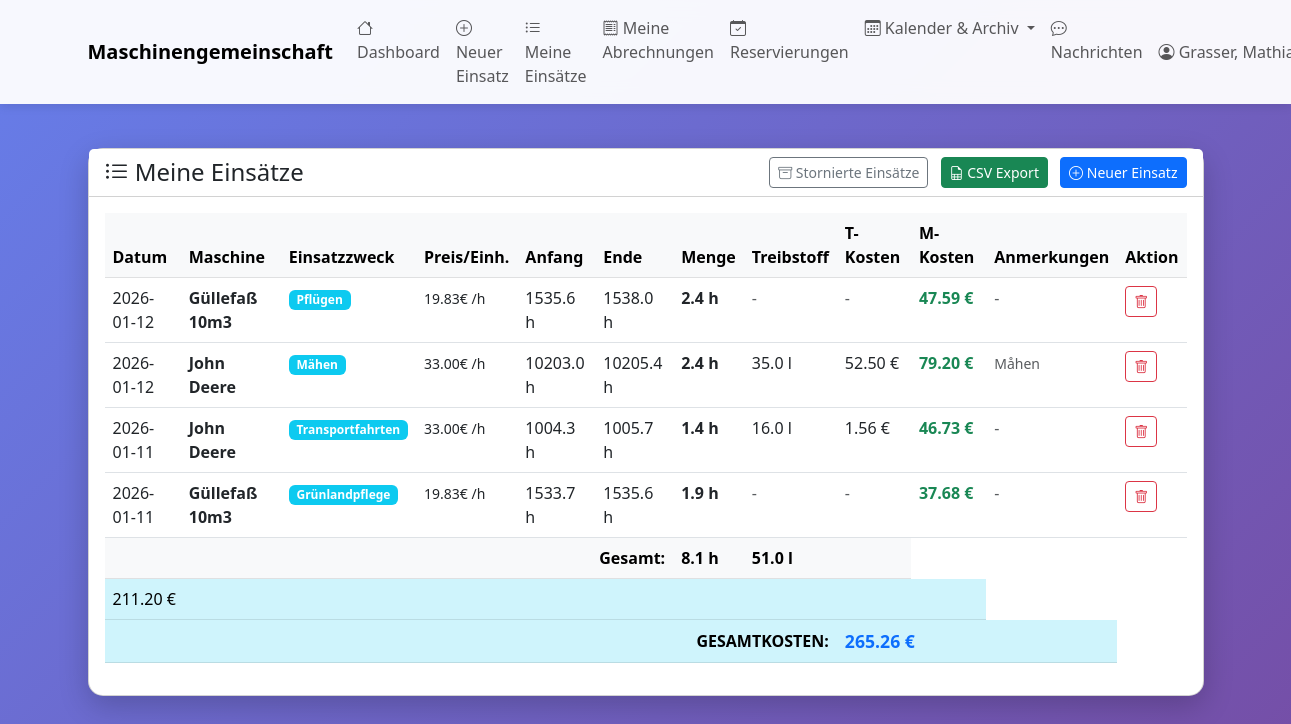
Page /meine-einsaetze (signed in) on the committed database.
### tables this page shows
CREATE TABLE maschinen (
    id INTEGER PRIMARY KEY AUTOINCREMENT,
    bezeichnung TEXT NOT NULL,
    hersteller TEXT,
    modell TEXT,
    baujahr INTEGER,
    kennzeichen TEXT,
    anschaffungsdatum DATE,
    stundenzaehler_aktuell REAL,
    naechste_wartung_bei REAL,
    aktiv BOOLEAN DEFAULT 1,
    bemerkungen TEXT
, abrechnungsart TEXT DEFAULT 'stunden', preis_pro_einheit REAL DEFAULT 0.0, wartungsintervall INTEGER DEFAULT 50, naechste_wartung REAL, anmerkungen TEXT, erfassungsmodus TEXT DEFAULT 'fortlaufend', gemeinschaft_id INTEGER DEFAULT 1 REFERENCES gemeinschaften(id), anschaffungspreis REAL DEFAULT 0.0, abschreibungsdauer_jahre INTEGER DEFAULT 10, treibstoff_berechnen BOOLEAN DEFAULT 0);

CREATE TABLE einsatzzwecke (
    id INTEGER PRIMARY KEY AUTOINCREMENT,
    bezeichnung TEXT NOT NULL UNIQUE,
    beschreibung TEXT,
    aktiv BOOLEAN DEFAULT 1
);

### web_app.py (the view)
@app.route('/meine-einsaetze')
@login_required
def meine_einsaetze():
    with MaschinenDBContext(DB_PATH) as db:
        einsaetze = db.get_einsaetze_by_benutzer(session['benutzer_id'])
        summe_treibstoff = sum(e.get('treibstoffkosten', 0) or 0 for e in einsaetze)
        summe_maschine = sum(e.get('kosten_berechnet', 0) or 0 for e in einsaetze)
        summe_gesamt = summe_treibstoff + summe_maschine
    return render_template('meine_einsaetze.html',
                         einsaetze=einsaetze,
                         summe_treibstoff=summe_treibstoff,
                         summe_maschine=summe_maschine,
                         summe_gesamt=summe_gesamt)

### database.py (called while the page is built)
    def connect(self):
        self.connection = sqlite3.connect(self.db_path)
        self.connection.row_factory = sqlite3.Row
        self.cursor = self.connection.cursor()

    def close(self):
        if self.connection:
            self.connection.close()

    def get_benutzer(self, benutzer_id: int) -> Optional[Dict]:
        sql = "SELECT * FROM benutzer WHERE id = ?"
        self.cursor.execute(sql, (benutzer_id,))
        row = self.cursor.fetchone()
        return dict(row) if row else None

    def get_einsaetze_by_benutzer(self, benutzer_id: int) -> List[Dict]:
        sql = "SELECT * FROM einsaetze_uebersicht WHERE benutzer LIKE ?"
        benutzer = self.get_benutzer(benutzer_id)
        if not benutzer:
            return []
        search_pattern = f"%{benutzer['name']}%"
        self.cursor.execute(sql, (search_pattern,))
        return [dict(row) for row in self.cursor.fetchall()]

    def __enter__(self):
        self.connect()
        return self

    def __exit__(self, exc_type, exc_val, exc_tb):
        if exc_type is None:
            self.connection.commit()
        else:
            self.connection.rollback()
        self.close()
        return False

### web_app.py (called while the page is built)
def login_required(f):
    @wraps(f)
    def decorated_function(*args, **kwargs):
        if 'benutzer_id' not in session:
            flash('Bitte melden Sie sich an.', 'warning')
            return redirect(url_for('login'))
        return f(*args, **kwargs)
    return decorated_function

### templates/meine_einsaetze.html (shortened to what this page needs)
{% extends "base.html" %}
{% block content %}
<div class="row mt-4">
    <div class="col-12">
        <div class="card">
            <div class="card-header bg-white d-flex justify-content-between align-items-center">
                <h4 class="mb-0">
                    <i class="bi bi-list-ul"></i> Meine Einsätze
                </h4>
                <div>
                    <a href="{{ url_for('meine_stornierten_einsaetze') }}" class="btn btn-outline-secondary btn-sm me-2">
                        <i class="bi bi-archive"></i> Stornierte Einsätze
                    </a>
                    <a href="{{ url_for('meine_einsaetze_csv') }}" class="btn btn-success btn-sm me-2">
                        <i class="bi bi-file-earmark-spreadsheet"></i> CSV Export
                    </a>
                    <a href="{{ url_for('neuer_einsatz') }}" class="btn btn-primary btn-sm">
                        <i class="bi bi-plus-circle"></i> Neuer Einsatz
                    </a>
                </div>
            </div>
            <div class="card-body">
                {% if einsaetze %}
                <div class="table-responsive">
                    <table class="table table-hover">
                        <thead class="table-light">
                            <tr>
                                <th>Datum</th>
                                <th>Maschine</th>
                                <th>Einsatzzweck</th>
                                <th>Preis/Einh.</th>
                                <th>Anfang</th>
                                <th>Ende</th>
                                <th>Menge</th>
                                <th>Treibstoff</th>
                                <th>T-Kosten</th>
                                <th>M-Kosten</th>
                                <th>Anmerkungen</th>
                                <th>Aktion</th>
                            </tr>
                        </thead>
                        <tbody>
                            {% for einsatz in einsaetze %}
                            <tr>
                                <td>{{ einsatz.datum }}</td>
                                <td>
                                    <strong>{{ einsatz.maschine }}</strong>
                                </td>
                                <td>
                                    <span class="badge bg-info">{{ einsatz.einsatzzweck }}</span>
                                </td>
                                <td>
                                    {% if einsatz.preis_pro_einheit %}
                                        <small>{{ "%.2f"|format(einsatz.preis_pro_einheit) }}€
                                        {% if einsatz.abrechnungsart == 'hektar' %}/ha
                                        {% elif einsatz.abrechnungsart == 'kilometer' %}/km
                                        {% elif einsatz.abrechnungsart == 'stueck' %}/St
                                        {% else %}/h
                                        {% endif %}
                                        </small>
                                    {% else %}
                                        <span class="text-muted">-</span>
                                    {% endif %}
                                </td>
                                <td>{{ "%.1f"|format(einsatz.anfangstand) }} h</td>
                                <td>{{ "%.1f"|format(einsatz.endstand) }} h</td>
                                <td>
                                    {% if einsatz.abrechnungsart == 'hektar' and einsatz.flaeche_menge %}
                                        <strong>{{ "%.2f"|format(einsatz.flaeche_menge) }} ha</strong>
                                    {% elif einsatz.abrechnungsart == 'kilometer' and einsatz.flaeche_menge %}
                                        <strong>{{ "%.2f"|format(einsatz.flaeche_menge) }} km</strong>
                                    {% elif einsatz.abrechnungsart == 'stueck' and einsatz.flaeche_menge %}
                                        <strong>{{ "%.0f"|format(einsatz.flaeche_menge) }} St</strong>
                                    {% else %}
                                        <strong>{{ "%.1f"|format(einsatz.betriebsstunden) }} h</strong>
                                    {% endif %}
                                </td>
                                <td>
                                    {% if einsatz.treibstoffverbrauch %}
                                        {{ "%.1f"|format(einsatz.treibstoffverbrauch) }} l
                                    {% else %}
                                        <span class="text-muted">-</span>
                                    {% endif %}
                                </td>
                                <td>
                                    {% if einsatz.treibstoffkosten %}
                                        {{ "%.2f"|format(einsatz.treibstoffkosten) }} €
                                    {% else %}
                                        <span class="text-muted">-</span>
                                    {% endif %}
                                </td>
                                <td>
                                    {% if einsatz.kosten_berechnet %}
                                        <strong class="text-success">{{ "%.2f"|format(einsatz.kosten_berechnet) }} €</strong>
                                    {% else %}
                                        <span class="text-muted">-</span>
                                    {% endif %}
                                </td>
                                <td>
                                    {% if einsatz.anmerkungen %}
                                        <small class="text-muted">{{ einsatz.anmerkungen[:50] }}{% if einsatz.anmerkungen|length > 50 %}...{% endif %}</small>
                                    {% else %}
                                        <span class="text-muted">-</span>
                                    {% endif %}
                                <td>
                                    <a href="{{ url_for('einsatz_stornieren', einsatz_id=einsatz.id) }}"
                                       class="btn btn-sm btn-outline-danger"
                                       onclick="return confirm('Soll dieser Einsatz wirklich storniert werden?')">
                                        <i class="bi bi-trash"></i>
                                    </a>
                                </td>
                                </td>
                            </tr>
                            {% endfor %}
                        </tbody>
                        <tfoot class="table-light">
                            <tr>
                                <td colspan="6" class="text-end"><strong>Gesamt:</strong></td>
                                <td><strong>{{ "%.1f"|format(einsaetze|sum(attribute='betriebsstunden')) }} h</strong></td>
                                <td>
                                    {% set treibstoff_gesamt = einsaetze|selectattr('treibstoffverbrauch')|sum(attribute='treibstoffverbrauch') %}
                                    {% if treibstoff_gesamt > 0 %}
                                        <strong>{{ "%.1f"|format(treibstoff_gesamt) }} l</strong>
                                    {% else %}
                                        -
                                    {% endif %}
                                </td>
                                <td></td>
                            </tr>
                            <tr class="table-info">
                                <td colspan="9
                                <td>
                                    <strong class="text-success">{{ "%.2f"|format(summe_maschine) }} €</strong>
                                </td>
                                <td></td>
                            </tr>
                            <tr class="table-info">
                                <td colspan="8" class="text-end"><strong>GESAMTKOSTEN:</strong></td>
                                <td colspan="3">
                                    <strong class="text-primary" style="font-size: 1.1em;">{{ "%.2f"|format(summe_gesamt) }} €</strong>
                                </td>
                            </tr>
                        </tfoot>
                    </table>
                </div>
                {% endif %}
            </div>
        </div>
    </div>
</div>
{% endblock %}

### templates/base.html (style rules this page uses)
body { min-height: 100vh; background: linear-gradient(135deg, #667eea 0%, #764ba2 100%); }
.card { border-radius: 15px; box-shadow: 0 10px 30px rgba(0,0,0,0.2); }

### rows in the picture
maschinen: datum "2026-01-12", maschine "Güllefaß 10m3", einsatzzweck "Pflügen", preis_pro_einheit "19.83", abrechnungsart "/h", anfangstand "1535.6", endstand "1538.0", betriebsstunden "2.4", kosten_berechnet "47.59", datum "2026-01-11", einsatzzweck "Grünlandpflege", anfangstand "1533.7", endstand "1535.6", betriebsstunden "1.9", kosten_berechnet "37.68"
maschinen: datum "2026-01-12", maschine "John Deere", einsatzzweck "Mähen", preis_pro_einheit "33.00", abrechnungsart "/h", anfangstand "10203.0", endstand "10205.4", betriebsstunden "2.4", treibstoffverbrauch "35.0", treibstoffkosten "52.50", kosten_berechnet "79.20", anmerkungen "Måhen", datum "2026-01-11", einsatzzweck "Transportfahrten", anfangstand "1004.3", endstand "1005.7", betriebsstunden "1.4", treibstoffverbrauch "16.0", treibstoffkosten "1.56", kosten_berechnet "46.73"

### other values in the picture
{{ session.get('benutzer_name') }} "Grasser,…"
{{ "%.1f"|format(einsaetze|sum(attribute='betriebsstunden')) }} "8.1"
{{ "%.1f"|format(treibstoff_gesamt) }} "51.0"
{{ "%.2f"|format(summe_maschine) }} "211.20"
{{ "%.2f"|format(summe_gesamt) }} "265.26"
